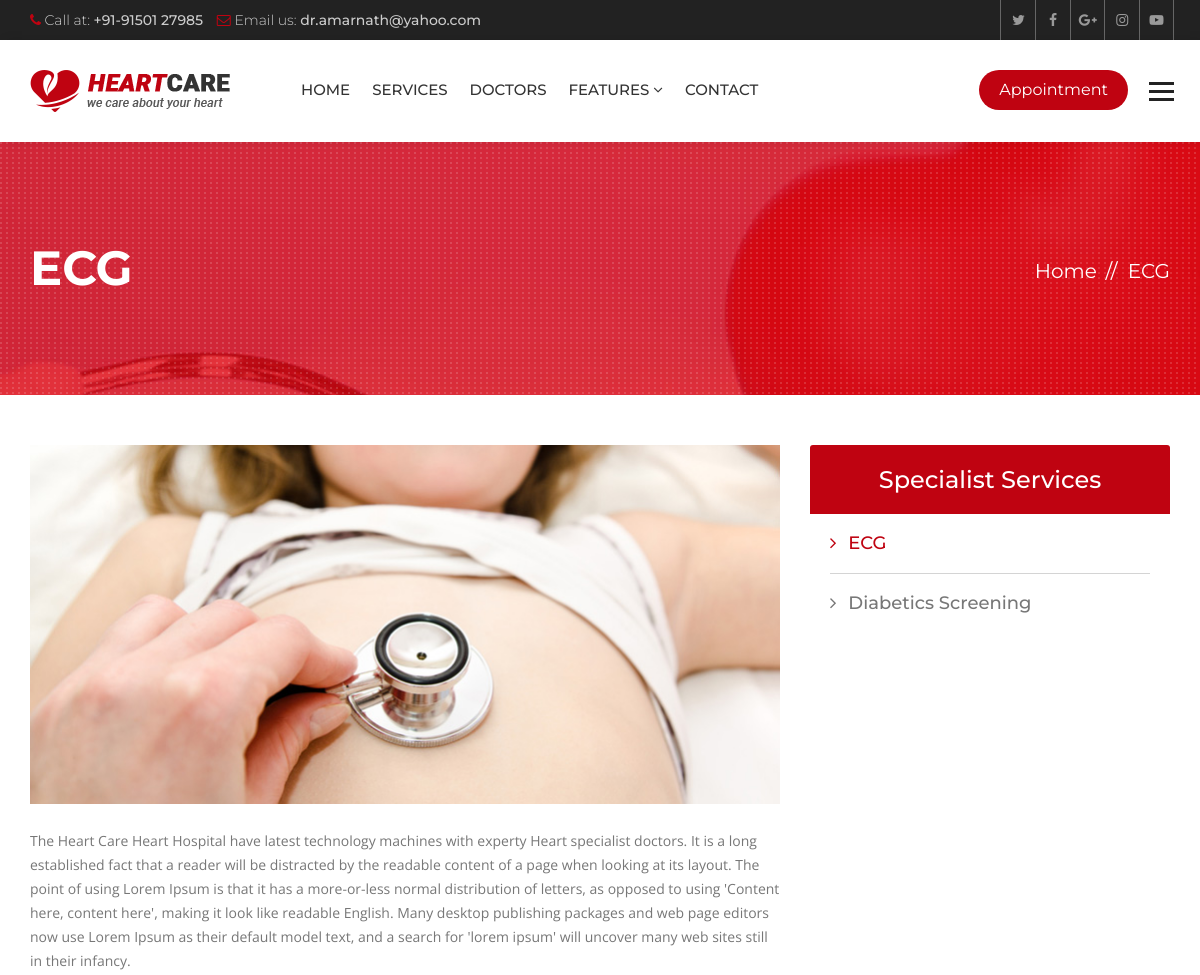
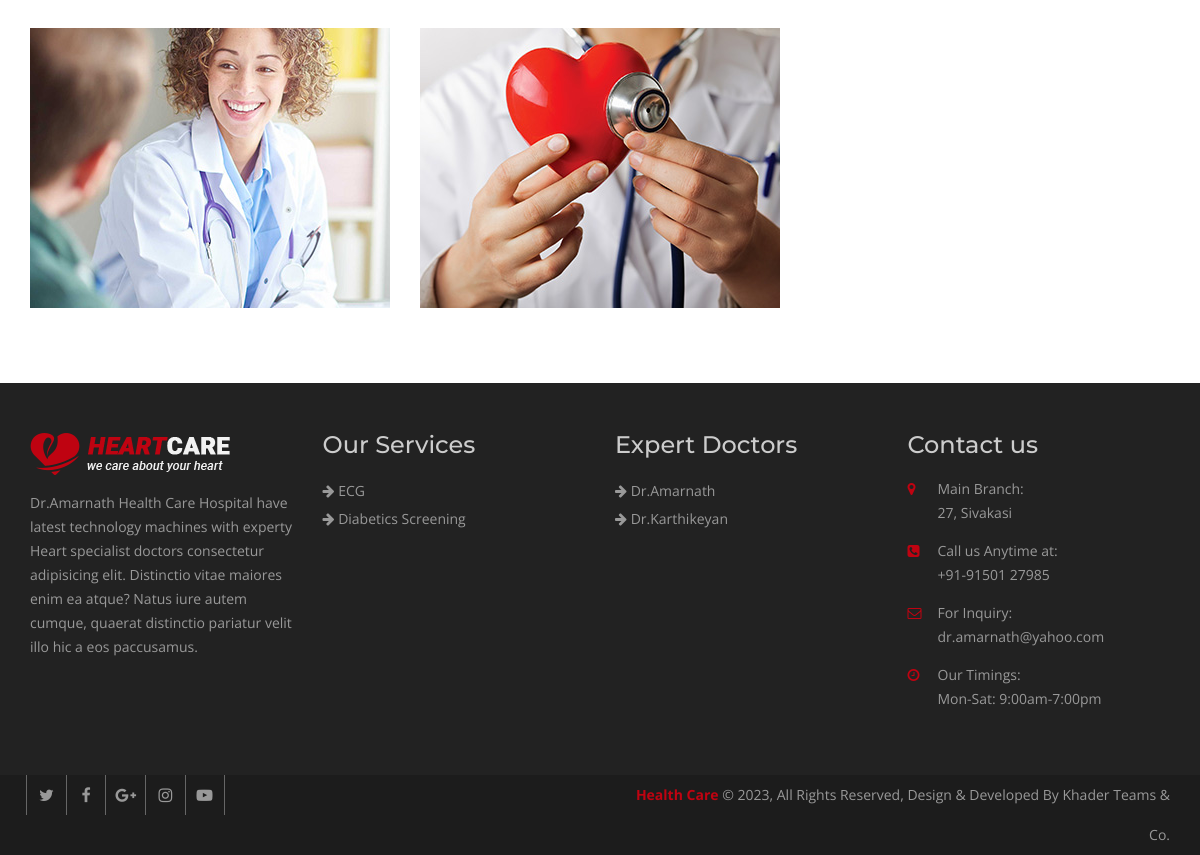
Page /services/2/ on the committed database (2 pictures, top to bottom).
### hospital/models.py (models this page shows, shortened)
class Service(models.Model):
    title = models.CharField(max_length=120)
    description = models.TextField()
    items = models.ManyToManyField(to='Item',)
    thumbnail = models.ImageField(upload_to='services/')
    cover = models.ImageField(upload_to='services/')
    image1 = models.ImageField(upload_to='services/', blank=True, null=True)
    image2 = models.ImageField(upload_to='services/', blank=True, null=True)

class Doctor(models.Model):
    name = models.CharField(max_length=120)
    speciality = models.CharField(max_length=120)
    picture = models.ImageField(upload_to="doctors/")
    details = models.TextField()
    experience = models.TextField()
    expertize = models.ManyToManyField(to='Expertize', related_name='doctors')
    twitter = models.CharField(max_length=120, blank=True, null=True)
    facebook = models.CharField(max_length=120, blank=True, null=True)
    instagram = models.CharField(max_length=120, blank=True, null=True)

### hospital/views.py (the view)
# urls.py: path('services/<int:pk>/', views.ServiceDetailView.as_view(),
class ServiceDetailView(DetailView):
    queryset = Service.objects.all()
    template_name = "hospital/service_details.html"
    def get_context_data(self, **kwargs):
        context = super().get_context_data(**kwargs)
        context["services"] = Service.objects.all()
        return context

### hospital/context_processors.py (called while the page is built)
def footer_content(request):
    services = Service.objects.all()
    doctors = Doctor.objects.all()
    context = {
        'services': services,
        'doctors': doctors
    }
    return context

### templates/hospital/service_details.html (shortened to what this page needs)
{% extends 'base.html' %}
{% block maincontent %}
<div class="inner-banner">
  <div class="container">
    <div class="row">
      <div class="col-md-7">
        <h1>{{ object.title }}</h1>
      </div>
      <div class="col-md-5">
        <ol class="breadcrumb">
          <li><a href="{% url 'index' %}">Home</a></li>
          <li class="active"> {{ object.title }} </li>
        </ol>
      </div>
    </div>
  </div>
</div>
<div class="main-content">
  <div class="service-details">
    <div class="container">
      <div class="row">
        <div class="col-md-8">
          <div class="ser-content">
            <div class="row">
              <div class="col-md-12">
                <div class="ser-thumb"> <img src="{{ object.cover.url }}" alt=""> </div>
                <p>{{ object.description }}</p>
              </div>
              {% if object.image1 %}
              <div class="col-md-6">
                <div class="ser-thumb"> <img src="{{ object.image1.url }}" alt=""> </div>
              </div>
              {% endif %}
              {% if object.image2 %}
              <div class="col-md-6">
                <div class="ser-thumb"> <img src="{{ object.image2.url }}" alt=""> </div>
              </div>
              {% endif %}
            </div>
          </div>
        </div>
        <div class="col-md-4">
          <div class="services-nav">
            <h3>Specialist Services</h3>
            <ul class="side-nav">
              {% for service in services %}
              <li {% if service.id is object.id %}class="active" {% endif %}><a
                  href="{% url 'service_details' service.id %}"><i class="fa fa-angle-right" aria-hidden="true"></i>
                  {{ service.title }} </a>
                {% endfor %}
              </li>
            </ul>
          </div>
        </div>
      </div>
    </div>
  </div>
</div>
{% endblock maincontent %}

### templates/partials/_footer.html
{% load static %}
<footer class="footer">
  <div class="footer-widgets">
    <div class="container">
      <div class="row">
        <div class="col-md-3 col-sm-6">
          <div class="widget"> <img class="ft-logo" src="{% static 'heartcare/images/footer-logo.png' %}" alt="">
            <p>Dr.Amarnath Health Care  Hospital have latest technology machines with experty Heart specialist doctors
              consectetur adipisicing elit. Distinctio vitae maiores enim ea atque? Natus iure autem cumque, quaerat
              distinctio pariatur velit illo hic a eos paccusamus. </p>
          </div>
        </div>
        <div class="col-md-3 col-sm-6">
          <div class="widget">
            <h3>Our Services</h3>
            <ul>
              {% for service in services|slice:':8' %}
              <li><a href="{% url 'service_details' service.id %}"><i class="fa fa-arrow-right"></i>
                  {{service.title }}</a></li>
              {% endfor %}
            </ul>
          </div>
        </div>
        <div class="col-md-3 col-sm-6">
          <div class="widget">
            <h3>Expert Doctors</h3>
            <ul>
              {% for doctor in doctors|slice:':8' %}
              <li><a href="{% url 'doctor_details' doctor.id %}"><i class="fa fa-arrow-right"></i> {{ doctor.name }}</a>
              </li>
              {% endfor %}
            </ul>
          </div>
        </div>
        <div class="col-md-3 col-sm-6">
          <div class="widget">
            <h3>Contact us</h3>
            <address>
              <ul>
                <li> <span class="icon"><i class="fa fa-map-marker" aria-hidden="true"></i></span> <span
                    class="add-text"><strong>Main Branch:</strong>  27, Sivakasi</span> </li>
                <li> <span class="icon"><i class="fa fa-phone-square" aria-hidden="true"></i></span> <span
                    class="add-text"><strong>Call us Anytime at:</strong> +91-91501 27985</span> </li>
                <li> <span class="icon"><i class="fa fa-envelope-o" aria-hidden="true"></i></span> <span
                    class="add-text"><strong>For Inquiry:</strong> dr.amarnath@yahoo.com</span> </li>
                <li> <span class="icon"><i class="fa fa-clock-o" aria-hidden="true"></i></span> <span
                    class="add-text"><strong>Our Timings:</strong> Mon-Sat: 9:00am-7:00pm</span> </li>
              </ul>
            </address>
          </div>
        </div>
      </div>
    </div>
  </div>
  <div class="footer-cr">
    <div class="container">
      <div class="row">
        <div class="col-md-6">
          <div class="footer-social"> <a href="#"><i class="fa fa-twitter" aria-hidden="true"></i></a> <a href="#"><i
                class="fa fa-facebook" aria-hidden="true"></i></a> <a href="#"><i class="fa fa-google-plus"
                aria-hidden="true"></i></a> <a href="#"><i class="fa fa-instagram" aria-hidden="true"></i></a> <a
              href="#"><i class="fa fa-youtube-play" aria-hidden="true"></i></a>
          </div>
        </div>
        <div class="col-md-6">
          <p><strong>Health Care</strong> © {% now 'Y' %}, All Rights Reserved, Design & Developed By Khader Teams & Co.</p>
        </div>
      </div>
    </div>
  </div>
</footer>

### heartcare/static/heartcare/css/custom.css (style rules this page uses)
html body { font-family: 'Open Sans', sans-serif; color: #777777; font-size: 14px; }
p { line-height: 24px; }
body h1, body h2, body h3, body h4, body h5, body h6 { font-family: 'Montserrat', sans-serif; margin: 0px; }
body h1 { font-size: 48px; }
body h3 { font-size: 24px; }
.inner-banner { background: url(../images/inner.jpg) no-repeat top center; position: relative; width: 100%; float: left; padding: 100px 0 100px; background-color: #bf0311; z-index: 0; }
.inner-banner:after { background: url(../images/patt.png); position: absolute; left: 0; top: 0; content: ""; width: 100%; height: 100%; }
.inner-banner .container { position: relative; z-index: 99; }
.inner-banner h1 { color: #fff; font-weight: 700; }
.inner-banner .breadcrumb { text-align: right; background: none; padding: 0px; margin: 15px 0 0; }
.inner-banner .breadcrumb>li, .inner-banner .breadcrumb>li a { color: #fff; font-size: 20px; font-family: 'Montserrat', sans-serif; }
.inner-banner .breadcrumb>li+li::before { color: #fff; content: "// "; padding: 0 5px; }
.main-content { width: 100%; float: left; padding: 50px 0; }
.footer { width: 100%; float: left; background: #222222; padding: 50px 0 0 0; }
.footer .widget { width: 100%; float: left; margin: 0 0 50px; }
.footer .widget ul { margin: 0px; padding: 0px; list-style: none; }
.footer .widget li { line-height: 28px; color: #999999; }
.footer .widget a { color: #999; }
.footer .widget h3 { margin: 0 0 20px; color: #cccccc; line-height: 24px; }
.ft-logo { margin-bottom: 16px; max-width: 100%; height: auto; }
.footer .widget p { line-height: 24px; color: #999999; }
.footer .widget address li { float: left; line-height: 24px; margin-bottom: 14px; width: 100%; }
.widget address .icon { width: 30px; float: left; color: #bf0311; }
.widget address .add-text { float: left; width: 80%; }
.widget address .add-text>strong { display: block; font-weight: 400; }
.footer-cr { width: 100%; float: left; clear: both; background: #1c1c1c; }
.footer-cr p { margin: 0px; line-height: 40px; color: #999999; text-align: right; }
.footer-cr p strong { color: #bf0311; }
.footer-social a { border-left: 1px solid #666666; color: #999999; display: inline-block; font-size: 16px; line-height: 40px; margin-left: -4px; text-align: center; width: 40px; }
.footer-social a:last-child { border-right: 1px solid #666666; }
.ser-thumb>img { height: auto; width: 100%; }
.services-nav { width: 100%; float: left; }
.services-nav h3 { background: #222222; color: #fff; display: block; text-align: center; line-height: 69px; font-weight: 500; border-radius: 3px 3px 0 0 }
.services-nav .side-nav { padding: 0px; margin: 0px; list-style: none; }
.services-nav .side-nav li { width: 100%; display: block; line-height: 59px; padding: 0 20px; transition: all ease-in-out 0.3s; -webkit-transition: all ease-in-out 0.3s; }
.services-nav .side-nav li:hover a, .services-nav .side-nav li.active a { color: #7ba43b; }
.services-nav .side-nav li a { display: block; color: #777; border-bottom: 1px solid rgba(0, 0, 0, .17); font-family: 'Montserrat', sans-serif; font-size: 18px; font-weight: 500; transition: all ease-in-out 0.3s; -webkit-transition: all ease-in-out 0.3s; }
.services-nav .side-nav li a .fa { margin-right: 7px; }
.services-nav .side-nav li:last-child { border-radius: 0 0 3px 3px; }
.services-nav .side-nav li:last-child a { border: 0px; }
.ser-content .ser-thumb { margin-bottom: 25px; }
.ser-content p { margin-bottom: 20px; }

### rows in the picture
Service: title "ECG", cover (picture), description "The Heart Care Heart Hospital have latest technology machines with experty Heart specialist doctors. It is a long established fact that a reader will be distracted by the readable content of a page when looking at its layout. The point of using Lorem Ipsum is that it has a more-or-less normal distribution of letters, as opposed to using 'Content here, content here', making it look like readable English. Many desktop publishing packages and web page editors now use Lorem Ipsum as their default model text, and a search for 'lorem ipsum' will uncover many web sites still in their infancy.", image1 (picture), image2 (picture)
Service: title "Diabetics Screening"
Doctor: name "Dr.Amarnath"
Doctor: name "Dr.Karthikeyan"
